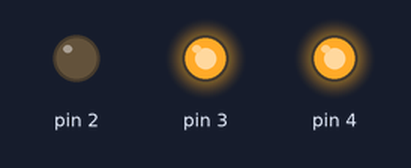
The sketch below on a simulated Arduino Uno, built with avr-gcc and run on an emulated ATmega328P. Parts: output pins drawn as LEDs (lit = HIGH). The local clock reads 2024-03-15 10:24:30 at power-on unless the sketch sets it; what the sketch prints to the serial monitor is not drawn.

Above: at 0.1 s.
Timing chart, 0 to 1.6 s (numbered marks = the images above):
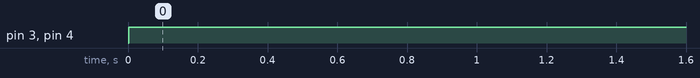

Measured:
- by itself, pin 3, pin 4: LOW → HIGH at 0.00 s

The sketch:

pcf8523.ino
```cpp
// Date and time functions using a PCF8523 RTC connected via I2C and Wire lib
#include "RTClib.h"

RTC_PCF8523 rtc;

char daysOfTheWeek[7][12] = {"Sunday", "Monday", "Tuesday", "Wednesday", "Thursday", "Friday", "Saturday"};

void setup () {
  Serial.begin(57600);

  //int x = rtc.begin();
  //Serial.println(x);

  if (! rtc.begin()) {
    Serial.println("Couldn't find RTC");
    Serial.flush();
    abort();
  }

  if (! rtc.initialized() || rtc.lostPower()) {
    Serial.println("RTC is NOT initialized, let's set the time!");
    // When time needs to be set on a new device, or after a power loss, the
    // following line sets the RTC to the date & time this sketch was compiled
    rtc.adjust(DateTime(F(__DATE__), F(__TIME__)));
    // This line sets the RTC with an explicit date & time, for example to set
    // January 21, 2014 at 3am you would call:
    // rtc.adjust(DateTime(2014, 1, 21, 3, 0, 0));
    //
    // Note: allow 2 seconds after inserting battery or applying external power
    // without battery before calling adjust(). This gives the PCF8523's
    // crystal oscillator time to stabilize. If you call adjust() very quickly
    // after the RTC is powered, lostPower() may still return true.
  }

  // When time needs to be re-set on a previously configured device, the
  // following line sets the RTC to the date & time this sketch was compiled
  // rtc.adjust(DateTime(F(__DATE__), F(__TIME__)));
  // This line sets the RTC with an explicit date & time, for example to set
  // January 21, 2014 at 3am you would call:
  // rtc.adjust(DateTime(2014, 1, 21, 3, 0, 0));

  // When the RTC was stopped and stays connected to the battery, it has
  // to be restarted by clearing the STOP bit. Let's do this to ensure
  // the RTC is running.
  rtc.start();

  // The PCF8523 can be calibrated for:
  //        - Aging adjustment
  //        - Temperature compensation
  //        - Accuracy tuning
  // The offset mode to use, once every two hours or once every minute.
  // The offset Offset value from -64 to +63. See the Application Note for calculation of offset values.
  // https://www.nxp.com/docs/en/application-note/AN11247.pdf
  // The deviation in parts per million can be calculated over a period of observation. Both the drift (which can be negative)
  // and the observation period must be in seconds. For accuracy the variation should be observed over about 1 week.
  // Note: any previous calibration should cancelled prior to any new observation period.
  // Example - RTC gaining 43 seconds in 1 week
  float drift = 43; // seconds plus or minus over oservation period - set to 0 to cancel previous calibration.
  float period_sec = (7 * 86400);  // total obsevation period in seconds (86400 = seconds in 1 day:  7 days = (7 * 86400) seconds )
  float deviation_ppm = (drift / period_sec * 1000000); //  deviation in parts per million (μs)
  float drift_unit = 4.34; // use with offset mode PCF8523_TwoHours
  // float drift_unit = 4.069; //For corrections every min the drift_unit is 4.069 ppm (use with offset mode PCF8523_OneMinute)
  int offset = round(deviation_ppm / drift_unit);
  // rtc.calibrate(PCF8523_TwoHours, offset); // Un-comment to perform calibration once drift (seconds) and observation period (seconds) are correct
  // rtc.calibrate(PCF8523_TwoHours, 0); // Un-comment to cancel previous calibration

  Serial.print("Offset is "); Serial.println(offset); // Print to control offset

  pinMode(2, OUTPUT);
  pinMode(3, OUTPUT);
  pinMode(4, OUTPUT);
}

void loop () {
  DateTime now = rtc.now();


//set the time conditionals ex: green light on at 7 45

if (now.hour() == 7 && now.minute() == 45) {
  digitalWrite(2,HIGH);
}


  digitalWrite(3, HIGH);


  digitalWrite(4, HIGH);

  Serial.println();
  Serial.print("October ");
  Serial.print(now.day());
  Serial.println();
  Serial.print(now.hour());
  Serial.print(" hours");
  Serial.print(' ');
  Serial.println();
  Serial.print(now.minute());
  Serial.print(" minutes");
  Serial.print(' ');
  Serial.println();
  Serial.print(now.second());
  Serial.print(" seconds");

  if (now.second() == 35) {
    Serial.println();
    Serial.print("it's working");
    Serial.println();
  }


  /*

    Serial.print(now.year(), DEC);
    Serial.print('/');
    Serial.print(now.month(), DEC);
    Serial.print('/');
    Serial.print(now.day(), DEC);
    Serial.print(" (");
    Serial.print(daysOfTheWeek[now.dayOfTheWeek()]);
    Serial.print(") ");
    Serial.print(now.hour(), DEC);
    Serial.print(':');
    Serial.print(now.minute(), DEC);
    Serial.print(':');
    Serial.print(now.second(), DEC);
    Serial.println();

    Serial.print(" since midnight 1/1/1970 = ");
    Serial.print(now.unixtime());
    Serial.print("s = ");
    Serial.print(now.unixtime() / 86400L);
    Serial.println("d");

    // calculate a date which is 7 days, 12 hours and 30 seconds into the future
    DateTime future (now + TimeSpan(7,12,30,6));

    Serial.print(" now + 7d + 12h + 30m + 6s: ");
    Serial.print(future.year(), DEC);
    Serial.print('/');
    Serial.print(future.month(), DEC);
    Serial.print('/');
    Serial.print(future.day(), DEC);
    Serial.print(' ');
    Serial.print(future.hour(), DEC);
    Serial.print(':');
    Serial.print(future.minute(), DEC);
    Serial.print(':');
    Serial.print(future.second(), DEC);
    Serial.println();

    Serial.println();
  */
  delay(1000);
}
```
